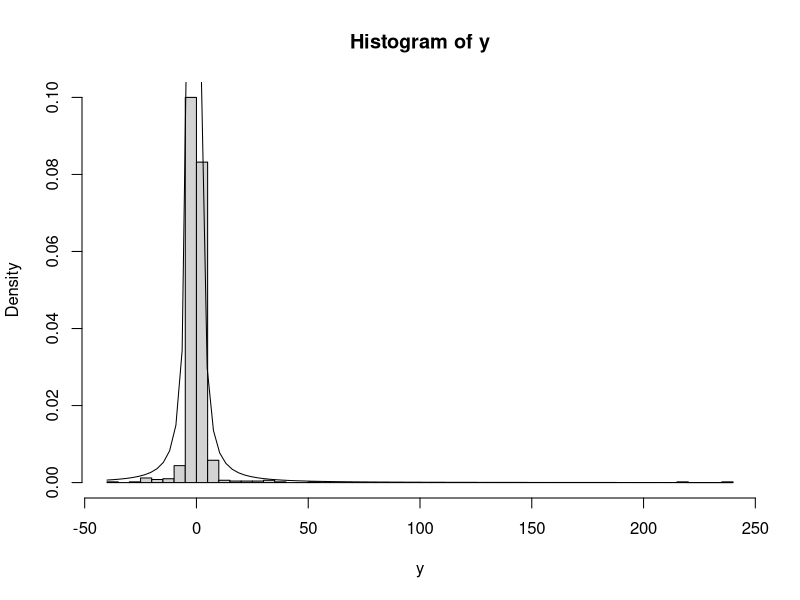

This chart was generated by the following R code: (Note: this script raises an error after producing the figure.)
#Exercice 1

x <-rnorm(1000)

f <-function(x){
  return(2*x/(3-2*x))
}

y<- sapply(x,f)
hist(y,50, freq =F)

f2 <- function(x){
  return(1/(1+x)^2)
}

curve(f2, add=T)

#Exercice 2 -> tp?

#Exercice 3

f3 <-function(x){return(exp(x))}

x <- runif(0,1)
y <- runif(0,(exp(1)/(exp(1)-1)))

while(i<x){
  if(f(x)>=y){}
  else{}
}
